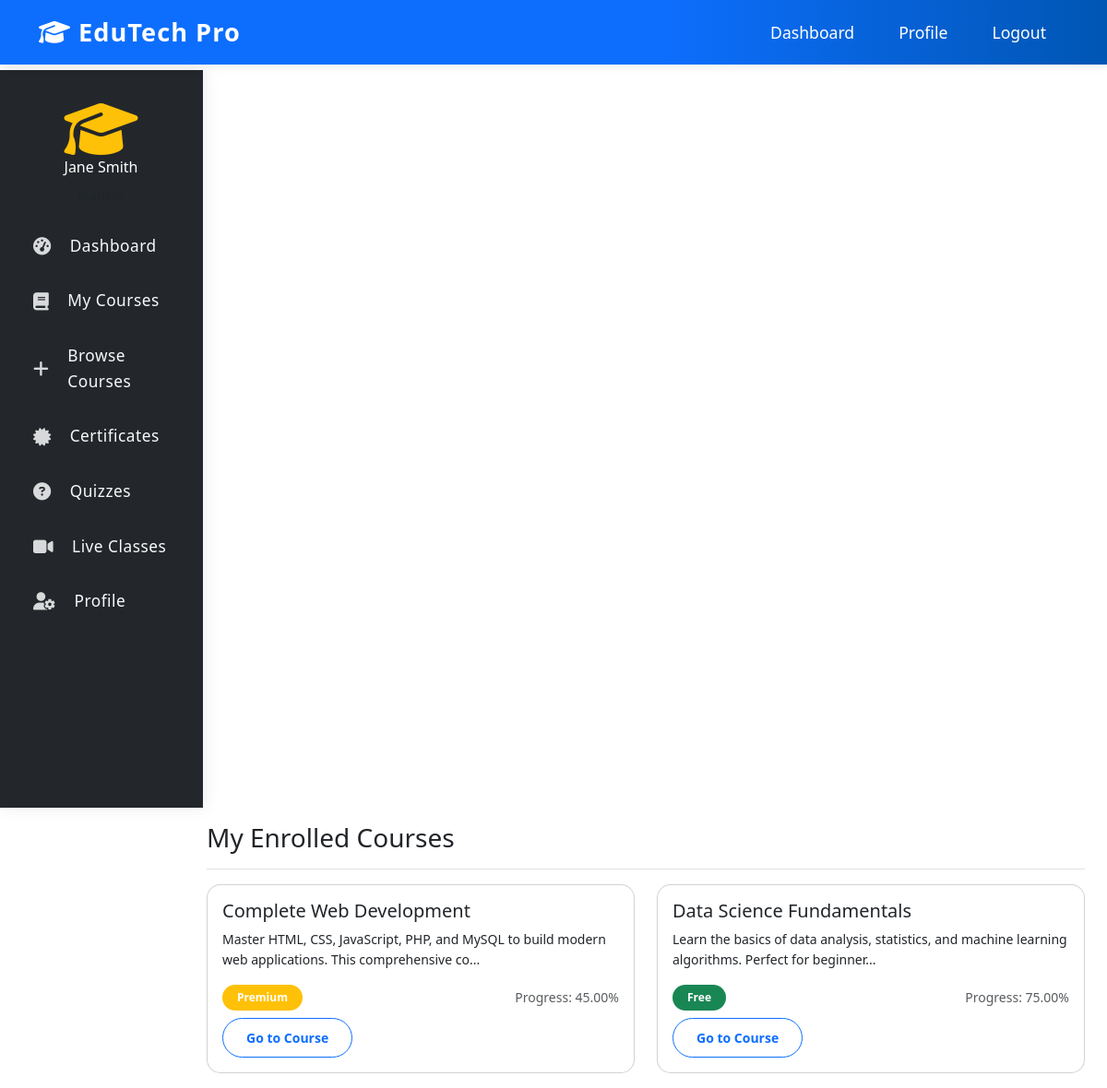
Screenshot of /student/enrolled_courses.php (signed in) with the database file from the repository.
### tables this page shows
CREATE TABLE IF NOT EXISTS `users` (
    `id` INT AUTO_INCREMENT PRIMARY KEY,
    `google_id` VARCHAR(255) UNIQUE,
    `username` VARCHAR(50) UNIQUE,
    `email` VARCHAR(100) UNIQUE NOT NULL,
    `password` VARCHAR(255),
    `full_name` VARCHAR(100) NOT NULL,
    `role` ENUM('admin', 'teacher', 'student') NOT NULL,
    `profile_image` VARCHAR(255),
    `phone` VARCHAR(20),
    `address` TEXT,
    `status` ENUM('active', 'inactive', 'pending') DEFAULT 'active',
    `created_at` TIMESTAMP DEFAULT CURRENT_TIMESTAMP,
    `updated_at` TIMESTAMP DEFAULT CURRENT_TIMESTAMP ON UPDATE CURRENT_TIMESTAMP
);

CREATE TABLE IF NOT EXISTS `enrollments` (
    `id` INT AUTO_INCREMENT PRIMARY KEY,
    `student_id` INT NOT NULL,
    `course_id` INT NOT NULL,
    `enrolled_at` TIMESTAMP DEFAULT CURRENT_TIMESTAMP,
    `progress` DECIMAL(5,2) DEFAULT 0.00,
    `completed_at` TIMESTAMP NULL,
    `last_accessed` TIMESTAMP NULL,
    `status` ENUM('active', 'completed', 'cancelled') DEFAULT 'active',
    FOREIGN KEY (`student_id`) REFERENCES `users`(`id`) ON DELETE CASCADE,
    FOREIGN KEY (`course_id`) REFERENCES `courses`(`id`) ON DELETE CASCADE,
    UNIQUE KEY `unique_enrollment` (`student_id`, `course_id`)
);

CREATE TABLE IF NOT EXISTS `courses` (
    `id` INT AUTO_INCREMENT PRIMARY KEY,
    `title` VARCHAR(200) NOT NULL,
    `description` TEXT,
    `instructor_id` INT,
    `category` VARCHAR(100),
    `level` ENUM('beginner', 'intermediate', 'advanced') DEFAULT 'beginner',
    `price` DECIMAL(10,2) DEFAULT 0.00,
    `is_premium` BOOLEAN DEFAULT FALSE,
    `thumbnail` VARCHAR(255),
    `duration` INT DEFAULT 0,
    `total_lessons` INT DEFAULT 0,
    `total_students` INT DEFAULT 0,
    `rating` DECIMAL(3,2) DEFAULT 0.00,
    `status` ENUM('draft', 'published', 'archived') DEFAULT 'draft',
    `created_at` TIMESTAMP DEFAULT CURRENT_TIMESTAMP,
    `updated_at` TIMESTAMP DEFAULT CURRENT_TIMESTAMP ON UPDATE CURRENT_TIMESTAMP,
    FOREIGN KEY (`instructor_id`) REFERENCES `users`(`id`) ON DELETE SET NULL
);

### student/enrolled_courses.php (the view, shortened to what this page needs)
<?php
require_once '../config/database.php';
$student_id = $_SESSION['student_id'];
$stmt = $pdo->prepare("SELECT * FROM users WHERE id = ?");
$stmt->execute([$student_id]);
$student = $stmt->fetch();
$stmt = $pdo->prepare("
    SELECT e.*, c.*, u.full_name as instructor_name
    FROM enrollments e
    JOIN courses c ON e.course_id = c.id
    LEFT JOIN users u ON c.instructor_id = u.id
    WHERE e.student_id = ?
    ORDER BY e.enrolled_at DESC
");
$stmt->execute([$student_id]);
$enrolledCourses = $stmt->fetchAll();
?><!DOCTYPE html>
<html lang="en">
<head>
    <link href="https://cdn.jsdelivr.net/npm/bootstrap@5.3.0/dist/css/bootstrap.min.css" rel="stylesheet">
    <link href="https://cdnjs.cloudflare.com/ajax/libs/font-awesome/6.4.0/css/all.min.css" rel="stylesheet">
    <link href="../assets/css/style.css" rel="stylesheet">
</head>
<body>
    <nav class="navbar navbar-expand-lg navbar-dark bg-success fixed-top">
        <div class="container">
            <a class="navbar-brand fw-bold" href="dashboard.php">
                <i class="fas fa-graduation-cap me-2"></i>EduTech Pro
            </a>
            <div class="collapse navbar-collapse" id="navbarNav">
                <ul class="navbar-nav ms-auto">
                    <li class="nav-item"><a class="nav-link" href="dashboard.php">Dashboard</a></li>
                    <li class="nav-item"><a class="nav-link" href="profile.php">Profile</a></li>
                    <li class="nav-item"><a class="nav-link" href="logout.php">Logout</a></li>
                </ul>
            </div>
        </div>
    </nav>
    <div class="container-fluid" style="margin-top: 76px;">
        <div class="row">
            <nav class="col-md-3 col-lg-2 d-md-block sidebar collapse">
                <div class="position-sticky">
                    <div class="text-center mb-4">
                        <div>
                            <i class="fas fa-graduation-cap fa-4x text-warning"></i>
                        </div>
                        <h6 class="text-white"><?php echo htmlspecialchars($student['full_name']); ?></h6>
                        <small class="text-muted">Student</small>
                    </div>
                    <ul class="nav flex-column">
                        <li class="nav-item">
                            <a class="nav-link" href="dashboard.php">
                                <i class="fas fa-tachometer-alt me-2"></i>
                                Dashboard
                            </a>
                        </li>
                        <li class="nav-item">
                            <a class="nav-link" href="enrolled_courses.php">
                                <i class="fas fa-book me-2"></i>
                                My Courses
                            </a>
                        </li>
                        <li class="nav-item">
                            <a class="nav-link" href="browse_courses.php">
                                <i class="fas fa-plus me-2"></i>
                                Browse Courses
                            </a>
                        </li>
                        <li class="nav-item">
                            <a class="nav-link" href="certificates.php">
                                <i class="fas fa-certificate me-2"></i>
                                Certificates
                            </a>
                        </li>
                        <li class="nav-item">
                            <a class="nav-link" href="quizzes.php">
                                <i class="fas fa-question-circle me-2"></i>
                                Quizzes
                            </a>
                        </li>
                        <li class="nav-item">
                            <a class="nav-link" href="live_classes.php">
                                <i class="fas fa-video me-2"></i>
                                Live Classes
                            </a>
                        </li>
                        <li class="nav-item">
                            <a class="nav-link" href="profile.php">
                                <i class="fas fa-user-cog me-2"></i>
                                Profile
                            </a>
                        </li>
                    </ul>
                </div>
            </nav>
            <main class="col-md-9 ms-sm-auto col-lg-10 px-md-4 dashboard-main-content">
                <div class="d-flex justify-content-between align-items-center pt-3 pb-2 mb-3 border-bottom">
                    <h2 class="h3">My Enrolled Courses</h2>
                </div>
                <div class="row">
                    <?php if (empty($enrolledCourses)): ?>
                        <div class="col-12 text-center py-5">
                            <i class="fas fa-book-open fa-3x text-muted mb-3"></i>
                            <h5 class="text-muted">No courses enrolled yet</h5>
                        </div>
                    <?php else: ?>
                        <?php foreach ($enrolledCourses as $course): ?>
                            <div class="col-lg-6 mb-3">
                                <div class="card h-100">
                                    <div class="card-body">
                                        <h5 class="card-title"><?php echo htmlspecialchars($course['title']); ?></h5>
                                        <p class="card-text small"><?php echo htmlspecialchars(substr($course['description'], 0, 100)) . '...'; ?></p>
                                        <div class="d-flex justify-content-between align-items-center mb-2">
                                            <span class="badge <?php echo $course['is_premium'] ? 'bg-warning' : 'bg-success'; ?>">
                                                <?php echo $course['is_premium'] ? 'Premium' : 'Free'; ?>
                                            </span>
                                            <small class="text-muted">Progress: <?php echo $course['progress']; ?>%</small>
                                        </div>
                                        <div class="d-flex justify-content-between align-items-center">
                                            <a href="course.php?id=<?php echo $course['id']; ?>" class="btn btn-outline-primary btn-sm">Go to Course</a>
                                        </div>
                                    </div>
                                </div>
                            </div>
                        <?php endforeach; ?>
                    <?php endif; ?>
                </div>
            </main>
        </div>
    </div>
</body>
</html>

### assets/css/style.css (style rules this page uses)
:root { --primary-color: #0d6efd; --secondary-color: #6c757d; --success-color: #198754; --warning-color: #ffc107; --danger-color: #dc3545; --light-color: #f8f9fa; --dark-color: #212529; }
* { margin: 0; padding: 0; box-sizing: border-box; }
body { font-family: 'Segoe UI', Tahoma, Geneva, Verdana, sans-serif; line-height: 1.6; color: var(--dark-color); padding-top: 76px; }
.card { transition: transform 0.3s ease, box-shadow 0.3s ease; border-radius: 15px; }
.btn { border-radius: 25px; padding: 10px 25px; font-weight: 600; transition: all 0.3s ease; }
.navbar { background: linear-gradient(90deg, #0d6efd 60%, #0056b3 100%) !important; box-shadow: 0 2px 10px rgba(0,0,0,0.08); }
.navbar .navbar-brand { font-weight: 700; font-size: 1.7rem; color: #fff !important; letter-spacing: 1px; }
.navbar .nav-link, .navbar .dropdown-toggle { color: #fff !important; font-size: 1.1rem; margin-left: 1rem; margin-right: 1rem; transition: color 0.2s; }
body { padding-top: 76px; }
.sidebar { background: #23272b !important; color: #f8f9fa; box-shadow: 2px 0 16px rgba(0,0,0,0.08); border-top: none !important; border-right: 1px solid #222831; margin-top: 0 !important; border-top-left-radius: 0 !important; border-top-right-radius: 0 !important; top: 0; position: sticky; height: 100vh; z-index: 1029; display: flex; flex-direction: column; min-width: 220px; padding: 2rem 1rem 1rem 1rem; }
.sidebar .text-center { margin-top: 0 !important; margin-bottom: 2rem !important; }
.sidebar .nav-link { color: #f8f9fa !important; background: transparent; padding: 0.75rem 1.25rem; border-radius: 8px; margin-bottom: 0.5rem; font-size: 1.08rem; font-weight: 500; letter-spacing: 0.5px; transition: background 0.2s, color 0.2s, box-shadow 0.2s; display: flex; align-items: center; gap: 0.75rem; }
.sidebar .nav-link i { font-size: 1.2rem; opacity: 0.85; }
.badge { padding: 0.5rem 1rem; border-radius: 20px; font-weight: 600; }
.container-fluid, .row, main { margin-top: 0 !important; }
.dashboard-main-content { margin-top: 0 !important; }
.sidebar .text-center { margin-top: 0 !important; margin-bottom: 1rem !important; }

### rows the page displays
users: full_name "Jane Smith"
enrollments: course.title "Complete Web Development", course.description "Master HTML, CSS, JavaScript, PHP, and MySQL to build modern web applications. This comprehensive co", shows "Premium", progress "45.00"
enrollments: course.title "Data Science Fundamentals", course.description "Learn the basics of data analysis, statistics, and machine learning algorithms. Perfect for beginner", shows "Free", progress "75.00"
